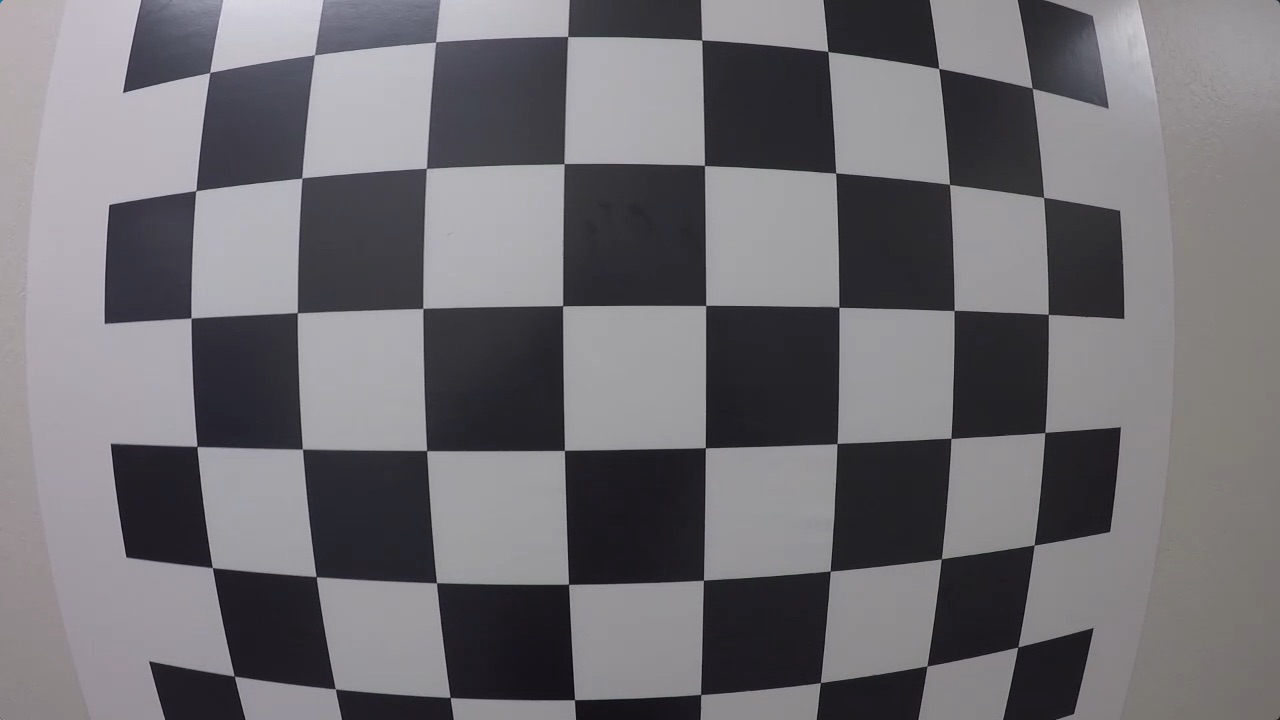
#> input picture computer_vision_concepts/Curs Camera Calibration/calibration_test.png, 1280 x 720 px
$ python finding_corners.py
#> lines starting #> are read from the running program, lines starting #| are printed output that depends on the picture; long printed decimals are rounded
import numpy as np
import cv2
import matplotlib.pyplot as plt
import matplotlib.image as mpimg

# prepare object points
nx = 8#TODO: enter the number of inside corners in x
ny = 6#TODO: enter the number of inside corners in y

# Make a list of calibration images
fname = 'calibration_test.png'
img = cv2.imread(fname)
#> img is the input picture: shape (720, 1280, 3); mean B, G, R 115.4, 110.9, 112.9

# Convert to grayscale
gray = cv2.cvtColor(img, cv2.COLOR_BGR2GRAY)

# Find the chessboard corners
ret, corners = cv2.findChessboardCorners(gray, (nx, ny), None)
#> ret = True; corners = 48 rows, first 8: [209.5, 72.76], [314.5, 54.59], [435.5, 42.04], [567.8, 36.47], [702, 40.03], [827.9, 51.39], [938.9, 68.44], [1032.2, 88.22]

# If found, draw corners
#if ret == True:
    # Draw and display the corners
   # cv2.drawChessboardCorners(img, (nx, ny), corners, ret)
    #plt.imshow(img)

plt.imshow(img)
plt.plot(corners[0][0][0],corners[0][0][1],'.')
plt.plot(corners[7][0][0],corners[7][0][1],'.')
plt.plot(corners[40][0][0],corners[40][0][1],'.')
plt.plot(corners[47][0][0],corners[47][0][1],'.')
plt.imshow(img)
print(corners[0][0][0])
#| 209.492
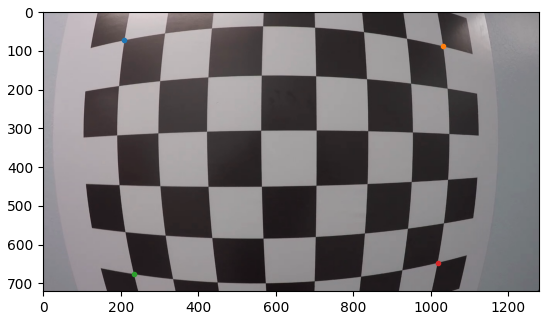
#> figure drawn by matplotlib, 1 panel; B, G, R data is drawn as R, G, B
